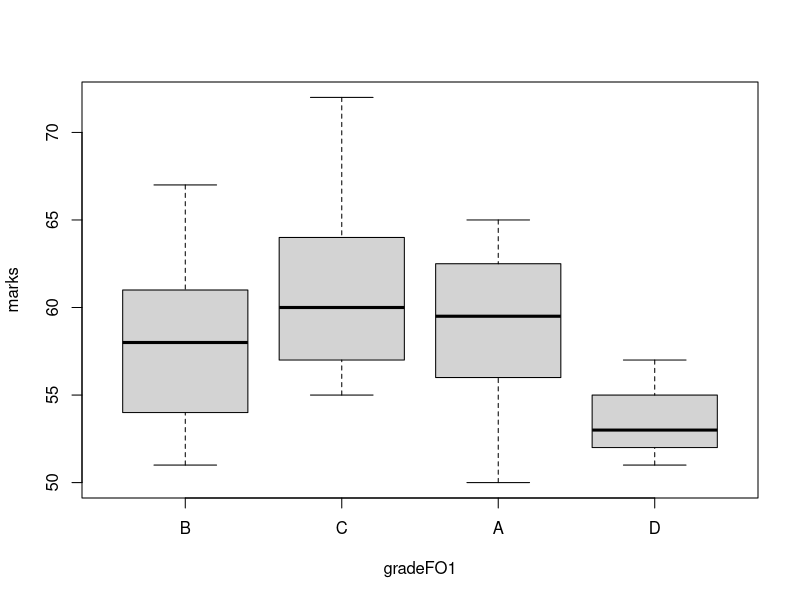

Source code (R): (Note: this script raises an error after producing the figure.)
#create vector to combine into data frame
(rollno.=1:30)
(sname = paste('student',1:30,sep=''))
(grade= sample(c('A','B','C','D'), size=30, replace= T, prob=c(0.4,0.2,0.3,0.1)))
gradeF=factor(grade)
summary(grade)
summary(gradeF)
table(grade)
table(gradeF)
class(gradeF)
(gradeFO=factor(grade , ordered = T))
(gradeFO1=factor(grade , ordered = T, levels=c('B','C','A','D')))
summary(gradeFO1)

(marks = ceiling(rnorm(30, mean=60 ,sd=5)))
(gender= factor(sample(c('M','F'), size=30, replace= T)))
(student1 = data.frame(marks, gradeFO1))
boxplot( marks ~ gradeFO1,data=student1)
boxplot(marks~gradefO1 + gender, data=student1)
boxplot(marks)
summary(marks)
abline(h=summary(marks))
quantile(marks)





#create DF
df1= data.frame(rollno, sname,grade,  stringsAsFactors = F)
df1$grade=factor()
class(df1)
str(df1)
summary(df1)
